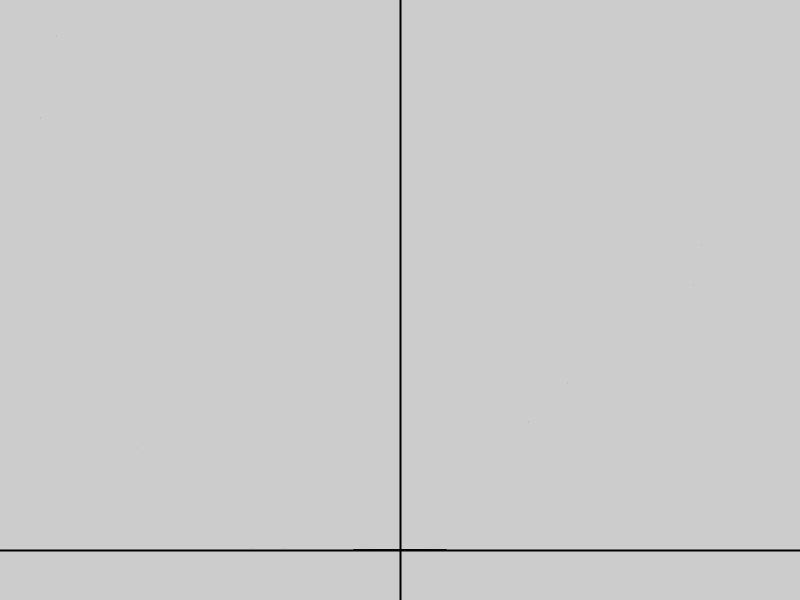
Frame 1 (no input)
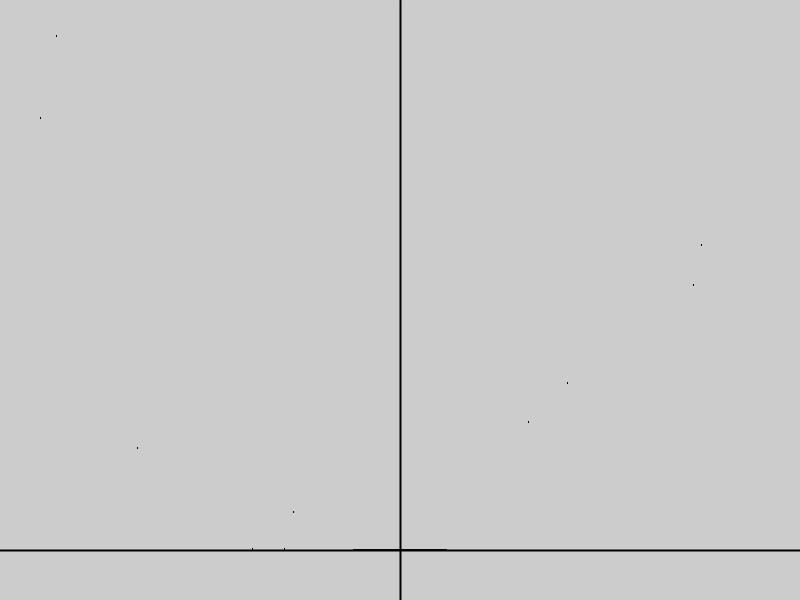
Frame 60 (the mouse pressed at the canvas centre just before this capture)
Frame 120 (the mouse held since frame 60 and released just before this capture): identical to frame 60, image omitted

The Processing sketch that drew these frames (run headless with seeded random() and noise(); from frame 60 on, the mouse is pressed at the canvas centre):

// Processing sketch: multi_powr
// ── multi_powr.pde
void setup() {
  size(800, 600);
  strokeWeight(2);
  line(0,550,800,550);
  line(400,0,400,600);
  strokeWeight(0);
}

void draw() {
  translate(400, 550);
  float x;
  float y;
  float add = 0.0001;
  for (x=-1.2; x<=1.2; x+=add) {
    //    y = 1/x;
    //    point(x*300, y*-300);
    //    y = x;
    //    point(x*300, y*-300);
    y = abs(x);
    point(x*300, y*-300);
    y = x * x;
    point(x*300, y*-300);
    //    y = x * x * x;
    //    point(x*300, y*-300);
    y = x * x * x * x;
    point(x*300, y*-300);
    //    y = x * x * x * x * x;
    //    point(x*300, y*-300);
    y = x * x * x * x * x * x;
    point(x*300, y*-300);
    y = x * x * x * x * x * x * x * x;
    point(x*300, y*=-300);
  }
}
